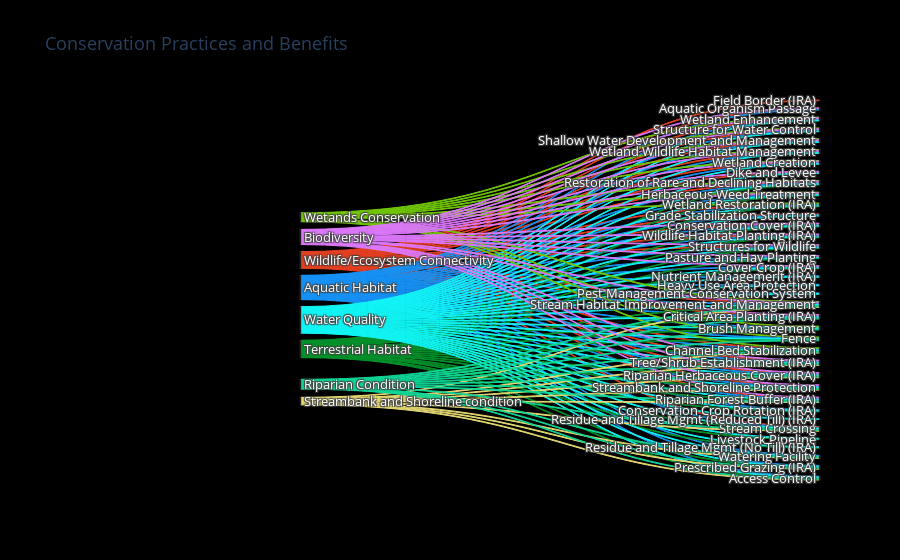

Notebook code for this chart:
### Code cell
fig = go.Figure(data=[go.Sankey(
    node = dict(
      thickness = 1,
      color = 'black',
      label = labels,
      hoverinfo='none', 
    ),
    link = dict(
      source = long_data['source_idx'],
      target = long_data['target_idx'],
      value = long_data['value'],
      color = long_data['color'],
      hovertemplate = '%{source.label} benefits %{target.label}<extra></extra>',
      hoverlabel = dict(bgcolor = 'black', font=dict(size=14)),
      hovercolor = 'white',
  ))])

fig.update_layout(title_text="Conservation Practices and Benefits", 
                  font_size=13, 
                  height=1200, 
                  margin=dict(l=300), 
                  paper_bgcolor='black')
fig.update_traces(textfont_color='white', selector=dict(type='sankey'))
js = '''
const TEXTPAD = 3; // constant used by Plotly.js

function sankeyNodeLabelsAlign(position, forcePos) {
  const textAnchor = {left: 'end', right: 'start', center: 'middle'}[position];
  const nodes = gd.getElementsByClassName('sankey-node');

  for (const node of nodes) {
    const d = node.__data__;
    const label = node.getElementsByClassName('node-label').item(0);

    // Ensure to reset any previous modifications
    label.setAttribute('x', 0);

    if (!d.horizontal)
      continue;

    // This is how Plotly's default text positioning is computed (coordinates
    // are relative to that of the cooresponding node).
    const padX = d.nodeLineWidth / 2 + TEXTPAD;
    const posX = padX + d.visibleWidth;
    let x;

    switch (position) {
      case 'left':
        if (d.left || d.node.originalLayer === 0 && !forcePos)
          continue;
        x = -posX - padX;
        break;

      case 'right':
        if (!d.left || !forcePos)
          continue;
        x = posX + padX;
        break;

      case 'center':
        if (!forcePos && (d.left || d.node.originalLayer === 0))
          continue;
        x = (d.nodeLineWidth + d.visibleWidth)/2 + (d.left ? padX : -posX);
        break;
    }

    label.setAttribute('x', x);
    label.setAttribute('text-anchor', textAnchor);
  }
}

const gd = document.getElementById('{plot_id}');
const position = 'left';
const forcePos = true;

gd.on('plotly_afterplot', sankeyNodeLabelsAlign.bind(gd, position, forcePos));
gd.emit('plotly_afterplot');
'''

fig.show(post_script=[js])

### Figure 1 — Plotly figure (JSON) as saved in the notebook; plotly's stock layout.template omitted (floating-point values rounded to 4 significant figures; data arrays with more than 128 entries replaced by an {"elided": "..."} marker saying what was removed)
{"data": [{"link": {"color": {"elided": "416 str values"}, "hovercolor": "white", "hoverlabel": {"bgcolor": "black", "font": {"size": 14}}, "hovertemplate": "%{source.label} benefits %{target.label}<extra></extra>", "source": {"elided": "416 int values"}, "target": {"elided": "416 int values"}, "value": {"elided": "416 int values"}}, "node": {"color": "black", "hoverinfo": "none", "label": ["Wetland Enhancement", "Aquatic Organism Passage", "Herbaceous Weed Treatment", "Structure for Water Control", "Shallow Water Development and Management", "Water Quality", "Biodiversity", "Wetland Wildlife Habitat Management", "Tree/Shrub Establishment (IRA)", "Pond", "Riparian Condition", "Wetland Restoration (IRA)", "Watering Facility", "Wetland Creation", "Riparian Herbaceous Cover (IRA)", "Range planting (IRA)", "Nutrient Management (IRA)", "Spring Development", "Grassed Waterway (IRA)", "Conservation Cover (IRA)", "Heavy Use Area Protection", "Field Border (IRA)", "Micro-irrigation", "Pasture and Hay Planting", "Forest Stand Improvement (IRA)", "Drainage Water Management", "Restoration of Rare and Declining Habitats", "Sprinkler system", "Pest Management Conservation System", "Streambank and Shoreline Protection", "Water Well", "Wildlife/Ecosystem Connectivity", "Mulching (IRA)", "Pumping Plant", "Brush Management", "Channel Bed Stabilization", "Streambank and Shoreline condition", "Riparian Forest Buffer (IRA)", "Livestock Pipeline", "Stream Habitat Improvement and Management", "Wildlife Habitat Planting (IRA)", "Aquatic Habitat", "Prescribed Grazing (IRA)", "Access Control", "Tree/Shrub Site Preparation", "Diversion", "Stream Crossing", "Dike and Levee", "Lined waterway or outlet", "Structures for Wildlife", "Terrestrial Habitat", "Wetands Conservation", "Residue and Tillage Mgmt (Reduced Till) (IRA)", "Cover Crop (IRA)", "Fence", "Grade Stabilization Structure", "Prescribed Burning (IRA)", "Conservation Crop Rotation (IRA)", "Residue and Tillage Mgmt (No Till) (IRA)", "Critical Area Planting (IRA)"], "thickness": 1}, "textfont": {"color": "white"}, "type": "sankey"}], "layout": {"autosize": true, "font": {"size": 13}, "margin": {"l": 300}, "paper_bgcolor": "black", "title": {"text": "Conservation Practices and Benefits"}}}
